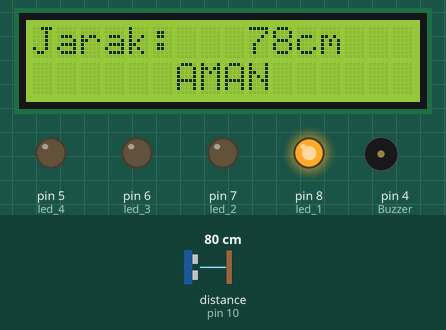
This sketch was run on a simulated Arduino Uno, built with avr-gcc and run on an emulated ATmega328P. On the bench: 16×2 character LCD, output pins drawn as LEDs (lit = HIGH), buzzer (waves = sounding, pin HIGH). Wiring (inferred from the names in the program): ultrasonic range finder: trigger pin 9; echo pin 10. The inputs (shaded band) are chosen by the test bench; at power-on: distance to the obstacle (sensor on pin 10) 80 cm. The echo pulse lasts 58.3 µs per cm; pins used as bus, display or sensor lines are not drawn.

Above: at 3.2 s.
3.3 s: distance to the obstacle (sensor on pin 10) set to 35 cm
At 4.4 s:
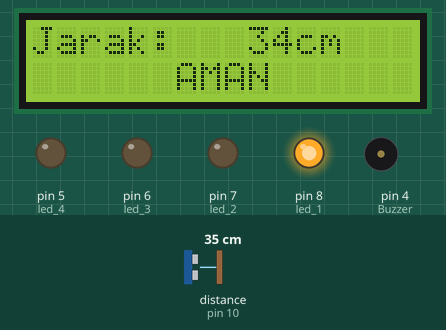
5.2 s: distance to the obstacle (sensor on pin 10) set to 29 cm
At 6.4 s:
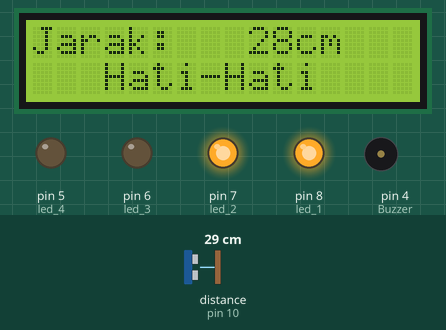
6.7 s: distance to the obstacle (sensor on pin 10) set to 12 cm
At 7.3 s:
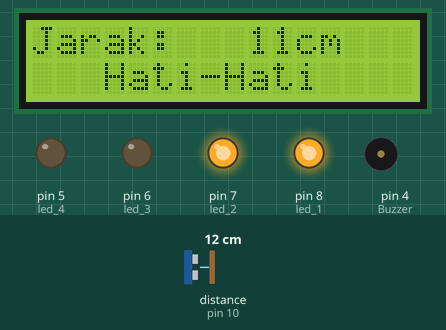
8.3 s: distance to the obstacle (sensor on pin 10) set to 9 cm
At 8.8 s:
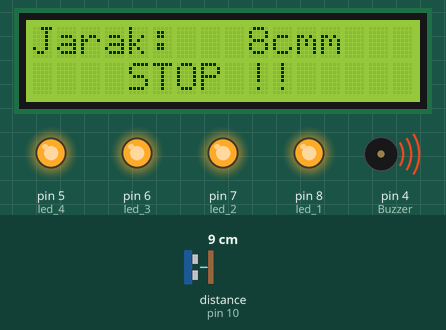
11.0 s: distance to the obstacle (sensor on pin 10) set to 33 cm
At 12.0 s:
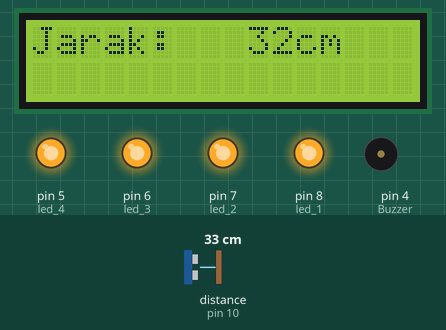
Timing chart, 0 to 14.0 s (numbered marks = the images above; inputs shaded):
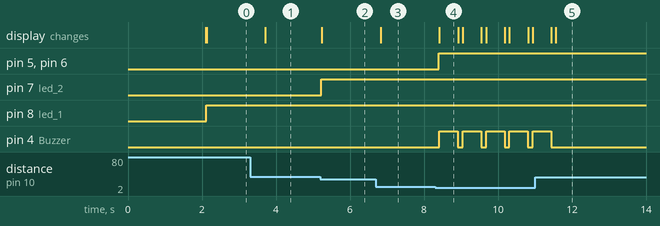

Measured:
- the behaviour switches between 32 and 31 cm on distance to the obstacle (sensor on pin 10) (found by bisection; images 1 and 2)
- the behaviour switches between 11 and 10 cm on distance to the obstacle (sensor on pin 10) (found by bisection; images 3 and 4)
- after the input at 3.3 s, the display: changes after 0.41 s (image 1)
- after the input at 5.2 s, pin 7 (led_2): LOW → HIGH at once; the display: changes at once (image 2)
- after the input at 6.7 s, the display: changes after 0.13 s (image 3)
- after the input at 8.3 s, pin 5 (led_4), pin 6 (led_3): LOW → HIGH after 0.10 s; pin 4 (Buzzer): alternates HIGH for 0.50 s and LOW for 0.13 s, starting after 0.12 s; the display: changes after 0.12 s (image 4)
- after the input at 11.0 s, pin 4 (Buzzer): goes on until 11.4 s, then stays LOW; the display: first differs from a run without the input after 0.56 s (image 5)

The sketch:

Tugas.ino
```cpp
#include <LCD_I2C.h>
#define TRIG 9
#define ECHO 10

#define led_1 8
#define led_2 7
#define led_3 6
#define led_4 5

#define Buzzer 4


LCD_I2C lcd(0x27, 16, 2);
long durasi;
int jarak;

void setup() {
  Serial.begin(9600);

  pinMode(TRIG, OUTPUT);
  pinMode(ECHO, INPUT);
  pinMode(Buzzer, OUTPUT);

  pinMode(led_1, OUTPUT);
  pinMode(led_2, OUTPUT);
  pinMode(led_3, OUTPUT);
  pinMode(led_4, OUTPUT);


  lcd.begin();
  lcd.backlight();
  lcd.setCursor(0, 0);
  lcd.print(" Ultrasonik Tes ");
  lcd.setCursor(0, 1);
  lcd.print(" BPVP Surakarta ");
  delay(2000);
  lcd.clear();
}


void loop() {
  // Kirim sinyal trigger
  digitalWrite(TRIG, LOW);
  delayMicroseconds(2);
  digitalWrite(TRIG, HIGH);
  delayMicroseconds(10);
  digitalWrite(TRIG, LOW);

  // Baca durasi pantulan
  durasi = pulseIn(ECHO, HIGH);
  // Hitung jarak (cm)
  jarak = durasi * 0.034 / 2;

  lcd.setCursor(0, 0);   // Or setting the cursor in the desired position.
  lcd.print("Jarak: ");  // You can make spaces using well... spaces
  lcd.setCursor(9, 0);   // Or setting the cursor in the desired position.
  lcd.print(jarak);      // You can make spaces using well... spaces
  lcd.print("cm");
  lcd.setCursor(13, 0);

  if (jarak > 50) {
    digitalWrite(led_1, 1);
    digitalWrite(led_2, 0);
    digitalWrite(led_3, 0);
    digitalWrite(led_4, 0);

    lcd.setCursor(0, 1);            // Or setting the cursor in the desired position.
    lcd.print("      AMAN      ");  // You can make spaces using well... spaces
    delay(500);

  } else if (jarak >= 10 && jarak <= 30) {
    digitalWrite(led_1, 1);
    digitalWrite(led_2, 1);
    digitalWrite(led_3, 0);
    digitalWrite(led_4, 0);

    lcd.setCursor(0, 1);  // Or setting the cursor in the desired position.
    lcd.print("   Hati-Hati    ");
    delay(500);

  } else if (jarak < 10) {
    digitalWrite(led_1, 1);
    digitalWrite(led_2, 1);
    digitalWrite(led_3, 1);
    digitalWrite(led_4, 1);

    lcd.setCursor(0, 1);           // Or setting the cursor in the desired position.
    lcd.print("    STOP !!    ");  // You can make spaces using well... spaces
    digitalWrite(Buzzer, 1);
    delay(500);
    digitalWrite(Buzzer, 0);

    lcd.backlight();
    lcd.clear();
    delay(100);
  }
}
```
